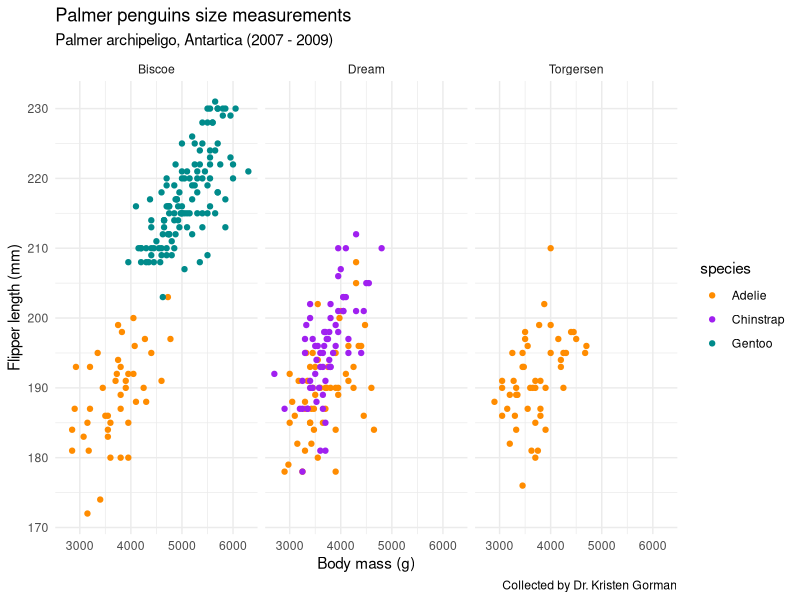

The R script that drew this image:
##
## Derivative Practice
##


#..................Practice using the function D().........

#create an expression
my_expression <- expression(5 * x^2)

#find the derivative of the expression with respect to x
my_derivative <- D(expr = my_expression, name = "x")
my_derivative


#evaluate derivative at x = 2.8
x <- 2.8 

#evaluate!
eval(my_derivative)

#....................another example with D()....................
#find derivative with respect to x
my_derivative <- D(expr =  expression(3.1 * x^4 - 28 * x), name = "x")
my_derivative


#create and store a function 
fx <- expression(x^2)

#find the derivatice with respect to x
df_dx <- D(expr = fx, name = "x")
df_dx

#create and store function 
fz <- expression(2*z^3 - 10.5*z^2 + 4.1 )

#find the derivative with repect to z 
df_dz <- D(expr = fz, name = "z")
df_dz

#create and store a function 
fy <- expression((2*y^3 + 1)^4 - 8*y^3)


#find the derivative with respect to y
df_dp <- D(expr = fy, name = "y")
df_dp

#find the slope of T(y) at a range of values 
y <-seq(from = -0.4, to = 2.0, by = 0.1)

#evaluate the slope of T(y) at each of those values 
eval(df_dp)

#one small change 
dh <- expression (9*f)

#plotting example
library(ggplot2)
library(palmerpenguins)

ggplot(data = penguins, aes(x = body_mass_g, y = flipper_length_mm)) +
  geom_point(aes(color = species)) +
  scale_color_manual(values = c("darkorange", "purple", "cyan4"))  +
  labs(x = "Body mass (g)",
      y = "Flipper length (mm)",
      title = "Palmer penguins size measurements",
      subtitle = "Palmer archipeligo, Antartica (2007 - 2009)",
      caption = "Collected by Dr. Kristen Gorman") + 
      facet_wrap(~island) +
      theme_minimal() 


      
